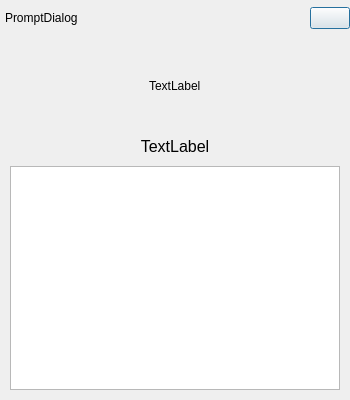
<?xml version="1.0" encoding="UTF-8"?>
<ui version="4.0">
 <class>PromptDialog</class>
 <widget class="QDialog" name="PromptDialog">
  <property name="geometry">
   <rect>
    <x>0</x>
    <y>0</y>
    <width>350</width>
    <height>400</height>
   </rect>
  </property>
  <property name="minimumSize">
   <size>
    <width>350</width>
    <height>320</height>
   </size>
  </property>
  <property name="maximumSize">
   <size>
    <width>350</width>
    <height>16777215</height>
   </size>
  </property>
  <property name="windowTitle">
   <string>Current Progress</string>
  </property>
  <layout class="QVBoxLayout" name="verticalLayout">
   <property name="spacing">
    <number>10</number>
   </property>
   <property name="leftMargin">
    <number>0</number>
   </property>
   <property name="topMargin">
    <number>0</number>
   </property>
   <property name="rightMargin">
    <number>0</number>
   </property>
   <property name="bottomMargin">
    <number>10</number>
   </property>
   <item>
    <widget class="QWidget" name="widgetTitle" native="true">
     <property name="minimumSize">
      <size>
       <width>0</width>
       <height>36</height>
      </size>
     </property>
     <property name="maximumSize">
      <size>
       <width>16777215</width>
       <height>36</height>
      </size>
     </property>
     <layout class="QHBoxLayout" name="horizontalLayout_3">
      <property name="spacing">
       <number>0</number>
      </property>
      <property name="leftMargin">
       <number>5</number>
      </property>
      <property name="topMargin">
       <number>0</number>
      </property>
      <property name="rightMargin">
       <number>0</number>
      </property>
      <property name="bottomMargin">
       <number>0</number>
      </property>
      <item alignment="Qt::AlignVCenter">
       <widget class="QLabel" name="lblTitle">
        <property name="text">
         <string>PromptDialog</string>
        </property>
       </widget>
      </item>
      <item>
       <spacer name="horizontalSpacer_3">
        <property name="orientation">
         <enum>Qt::Horizontal</enum>
        </property>
        <property name="sizeHint" stdset="0">
         <size>
          <width>40</width>
          <height>20</height>
         </size>
        </property>
       </spacer>
      </item>
      <item alignment="Qt::AlignVCenter">
       <widget class="QPushButton" name="btnClose">
        <property name="text">
         <string/>
        </property>
       </widget>
      </item>
     </layout>
    </widget>
   </item>
   <item>
    <spacer name="verticalSpacer">
     <property name="orientation">
      <enum>Qt::Vertical</enum>
     </property>
     <property name="sizeType">
      <enum>QSizePolicy::Fixed</enum>
     </property>
     <property name="sizeHint" stdset="0">
      <size>
       <width>20</width>
       <height>30</height>
      </size>
     </property>
    </spacer>
   </item>
   <item>
    <layout class="QHBoxLayout" name="horizontalLayout">
     <item>
      <spacer name="horizontalSpacer">
       <property name="orientation">
        <enum>Qt::Horizontal</enum>
       </property>
       <property name="sizeHint" stdset="0">
        <size>
         <width>40</width>
         <height>20</height>
        </size>
       </property>
      </spacer>
     </item>
     <item>
      <widget class="QLabel" name="lblImage">
       <property name="text">
        <string>TextLabel</string>
       </property>
      </widget>
     </item>
     <item>
      <spacer name="horizontalSpacer_2">
       <property name="orientation">
        <enum>Qt::Horizontal</enum>
       </property>
       <property name="sizeHint" stdset="0">
        <size>
         <width>40</width>
         <height>20</height>
        </size>
       </property>
      </spacer>
     </item>
    </layout>
   </item>
   <item>
    <spacer name="verticalSpacer_2">
     <property name="orientation">
      <enum>Qt::Vertical</enum>
     </property>
     <property name="sizeType">
      <enum>QSizePolicy::Fixed</enum>
     </property>
     <property name="sizeHint" stdset="0">
      <size>
       <width>20</width>
       <height>30</height>
      </size>
     </property>
    </spacer>
   </item>
   <item>
    <layout class="QHBoxLayout" name="horizontalLayout_2">
     <item>
      <spacer name="horizontalSpacer_4">
       <property name="orientation">
        <enum>Qt::Horizontal</enum>
       </property>
       <property name="sizeType">
        <enum>QSizePolicy::Fixed</enum>
       </property>
       <property name="sizeHint" stdset="0">
        <size>
         <width>10</width>
         <height>20</height>
        </size>
       </property>
      </spacer>
     </item>
     <item>
      <widget class="QLabel" name="lblPrompt">
       <property name="font">
        <font>
         <pointsize>12</pointsize>
        </font>
       </property>
       <property name="text">
        <string>TextLabel</string>
       </property>
       <property name="alignment">
        <set>Qt::AlignCenter</set>
       </property>
      </widget>
     </item>
     <item>
      <spacer name="horizontalSpacer_5">
       <property name="orientation">
        <enum>Qt::Horizontal</enum>
       </property>
       <property name="sizeType">
        <enum>QSizePolicy::Fixed</enum>
       </property>
       <property name="sizeHint" stdset="0">
        <size>
         <width>10</width>
         <height>20</height>
        </size>
       </property>
      </spacer>
     </item>
    </layout>
   </item>
   <item>
    <layout class="QHBoxLayout" name="horizontalLayout_5">
     <item>
      <spacer name="horizontalSpacer_6">
       <property name="orientation">
        <enum>Qt::Horizontal</enum>
       </property>
       <property name="sizeType">
        <enum>QSizePolicy::Fixed</enum>
       </property>
       <property name="sizeHint" stdset="0">
        <size>
         <width>10</width>
         <height>20</height>
        </size>
       </property>
      </spacer>
     </item>
     <item>
      <widget class="QTreeView" name="treeViewResult"/>
     </item>
     <item>
      <spacer name="horizontalSpacer_7">
       <property name="orientation">
        <enum>Qt::Horizontal</enum>
       </property>
       <property name="sizeType">
        <enum>QSizePolicy::Fixed</enum>
       </property>
       <property name="sizeHint" stdset="0">
        <size>
         <width>10</width>
         <height>20</height>
        </size>
       </property>
      </spacer>
     </item>
    </layout>
   </item>
  </layout>
 </widget>
 <resources/>
 <connections/>
</ui>
